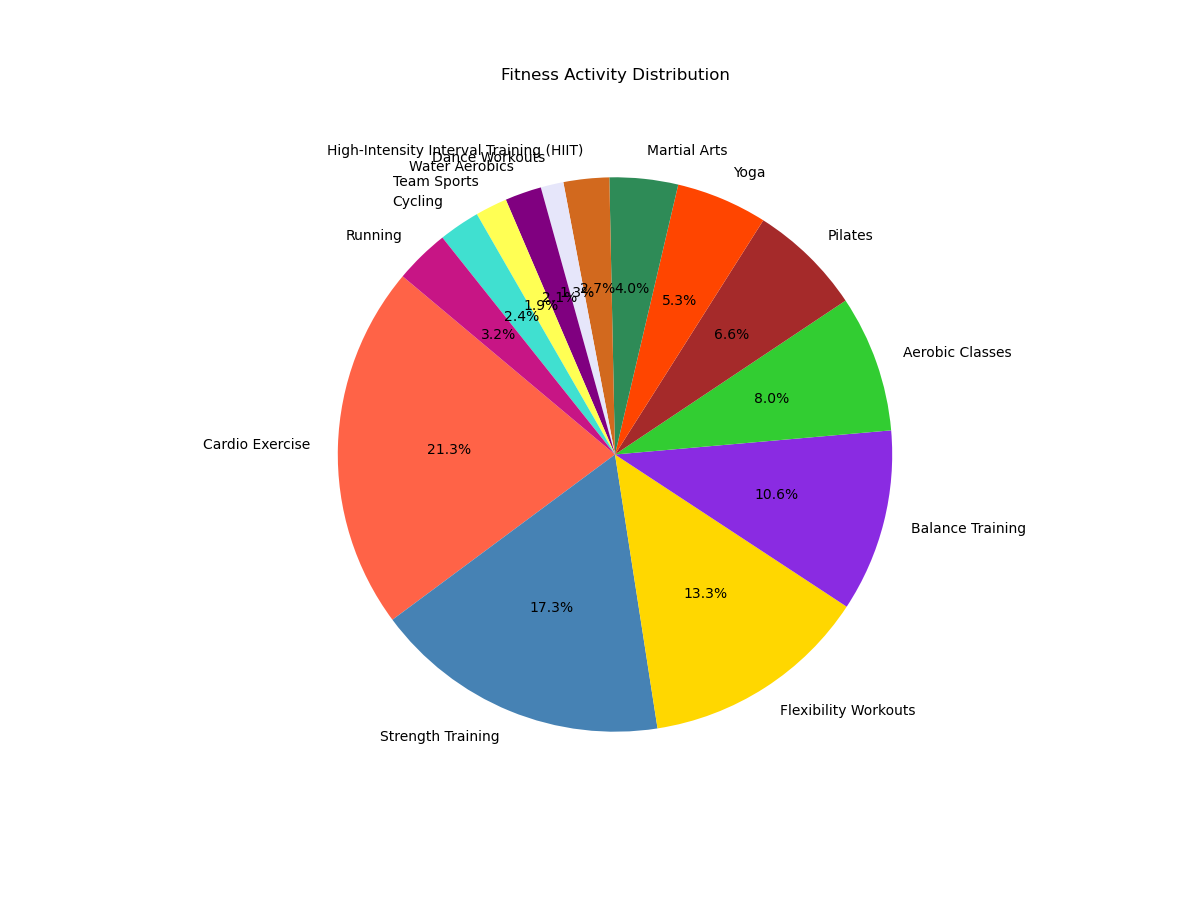

Source code (Python):

import matplotlib.pyplot as plt

# Data
categories = [
    'Cardio Exercise', 'Strength Training', 'Flexibility Workouts', 'Balance Training', 'Aerobic Classes', 
    'Pilates', 'Yoga', 'Martial Arts', 'High-Intensity Interval Training (HIIT)', 'Dance Workouts', 
    'Water Aerobics', 'Team Sports', 'Cycling', 'Running'
]
counts = [80, 65, 50, 40, 30, 25, 20, 15, 10, 5, 8, 7, 9, 12]
colors = [
    '#FF6347', '#4682B4', '#FFD700', '#8A2BE2', '#32CD32', 
    '#A52A2A', '#FF4500', '#2E8B57', '#D2691E', '#E6E6FA', 
    '#800080', '#FFFF54', '#40E0D0', '#C71585'
]

# Create a pie chart
plt.figure(figsize=(12, 9))  # Adjusting the size of the pie chart
plt.pie(counts, labels=categories, colors=colors, startangle=140, autopct='%1.1f%%')

# Title of the pie chart
plt.title('Fitness Activity Distribution', pad=20)

plt.show()
